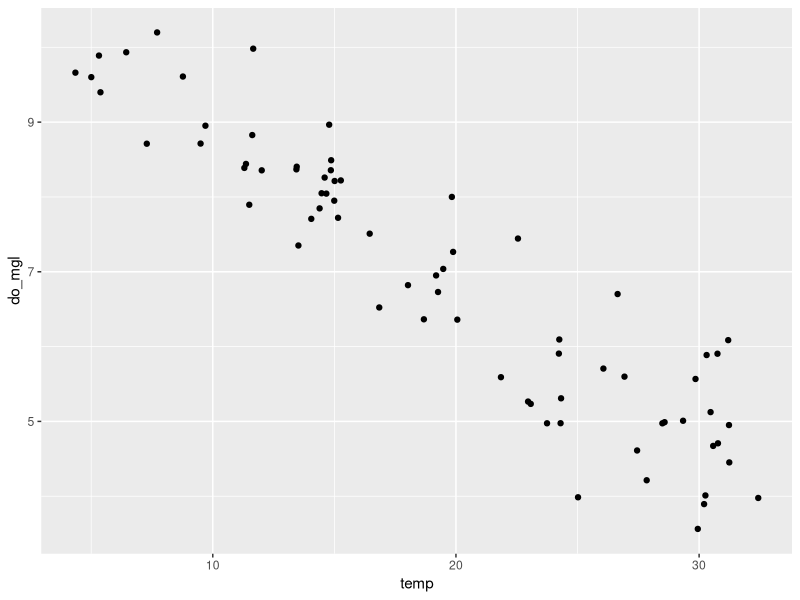
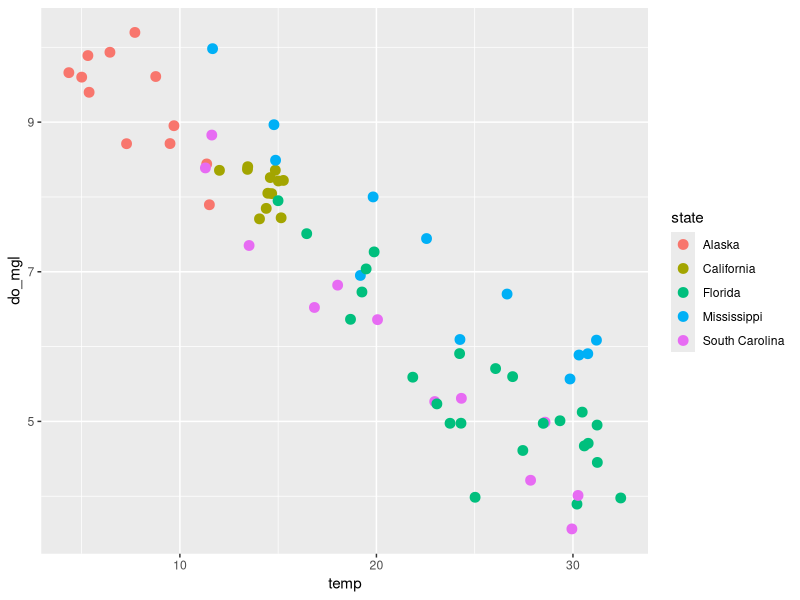
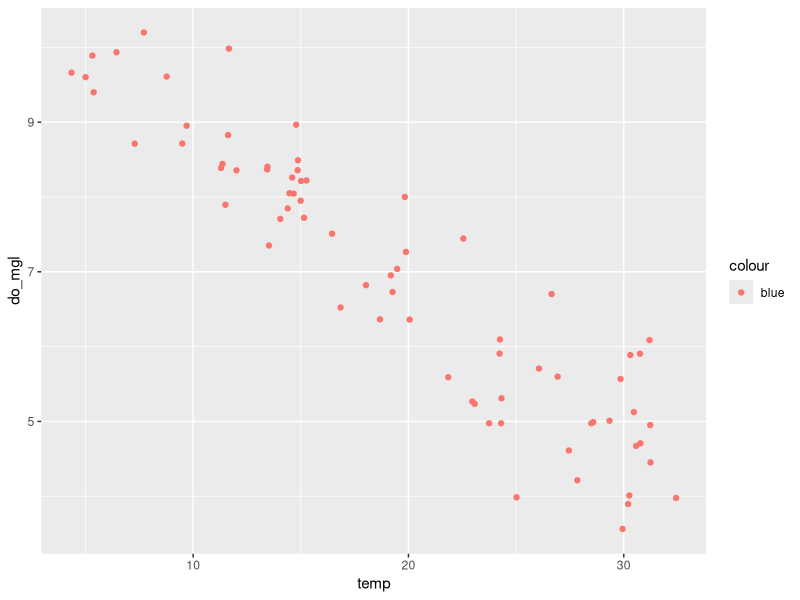
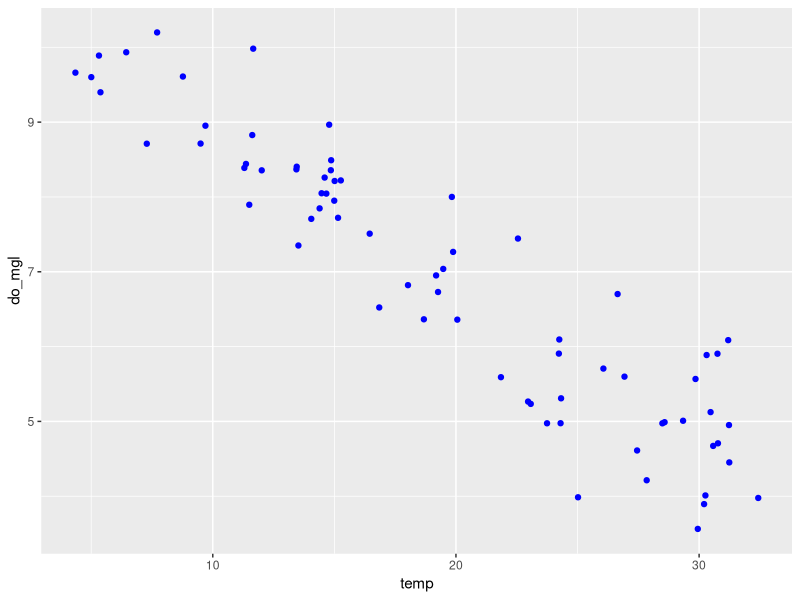
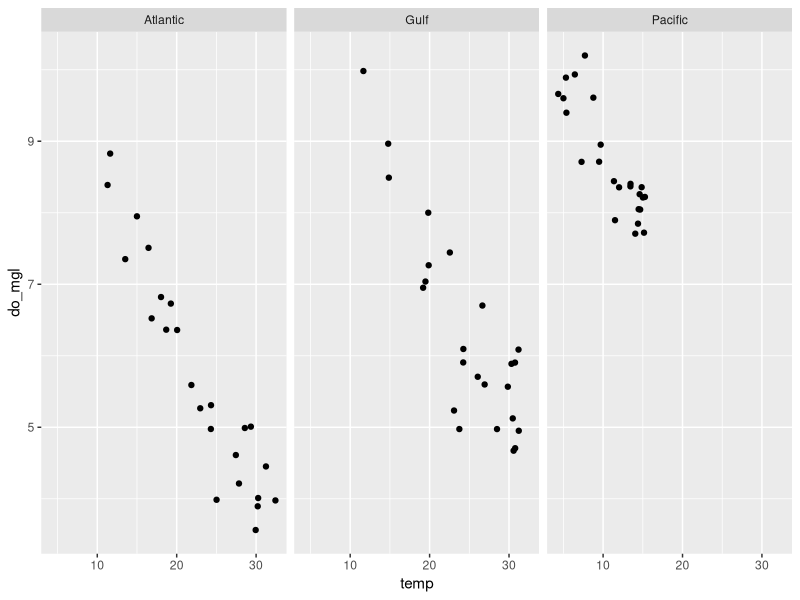
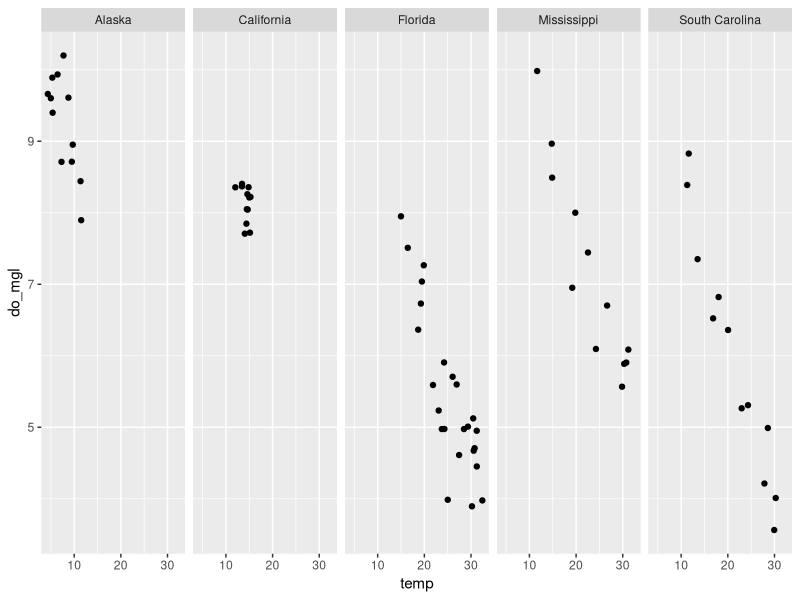
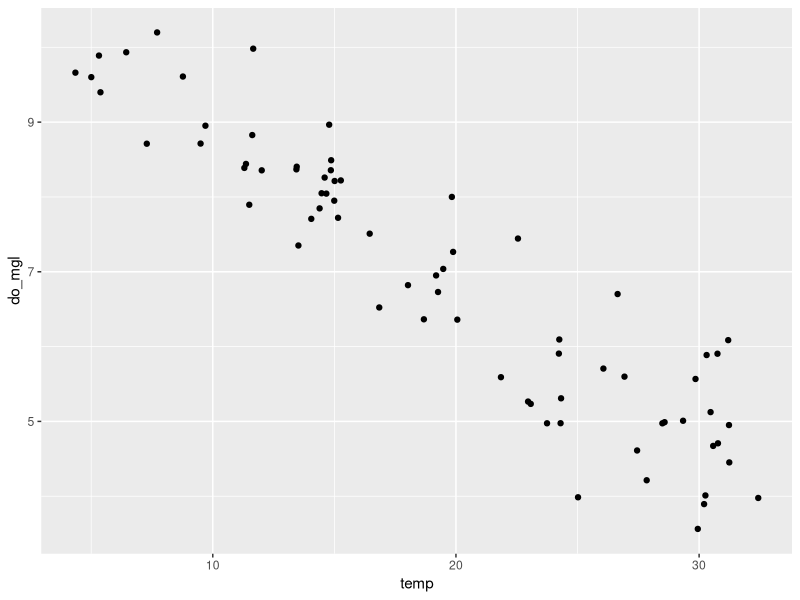
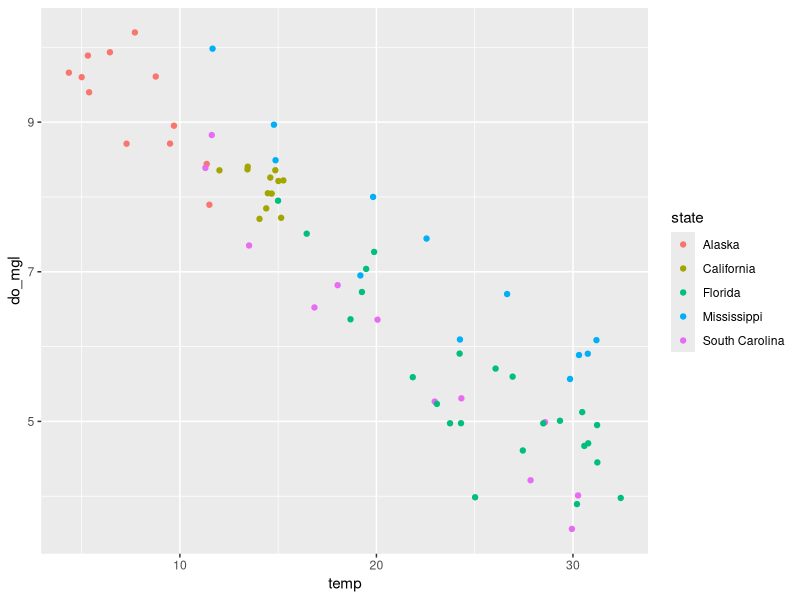

These charts were generated, in order, by the following R code:
## ---- chunk 1
library(tidyverse)
library(here)
## ---- chunk 2
wq <- read.csv(here::here('data', 'monthly_wq.csv')) 

## ---- chunk 3
ggplot(data = wq) +
	geom_point(mapping = aes(x = temp, y = do_mgl))

## ---- chunk 4
ggplot(wq) +
  geom_point(aes(x = temp, y = do_mgl, color = state), size = 3)
## ---- chunk 5
ggplot(wq) + 
	geom_point(aes(x = temp, y = do_mgl, color = "blue"))


ggplot(wq) + 
	geom_point(aes(x = temp, y = do_mgl), color = "blue")
## ---- chunk 6
ggplot(data = wq) + 
  geom_point(mapping = aes(x = temp, y = do_mgl)) +
  facet_wrap(~ coast, nrow = 1)

ggplot(data = wq) + 
  geom_point(mapping = aes(x = temp, y = do_mgl)) +
  facet_grid(. ~ state)
## ---- chunk 7
# original
ggplot(data = wq) + 
  geom_point(mapping = aes(x = temp, y = do_mgl))

# color
ggplot(data = wq) + 
  geom_point(mapping = aes(x = temp, y = do_mgl, color = state))

# size
# note that this is a continuous variable
ggplot(data = wq) + 
  geom_point(mapping = aes(x = temp, y = do_mgl, size = sal))

# alpha
# note that this is a continuous variable
ggplot(data = wq) + 
  geom_point(mapping = aes(x = temp, y = do_mgl, alpha = turb))

## ---- chunk 8
ggplot(data = wq) +
  geom_point(mapping = aes(x = month, y = temp)) +
  facet_grid(. ~ state)

ggplot(data = wq) +
  geom_point(mapping = aes(x = month, y = temp)) +
  facet_wrap(. ~ state)

## ---- chunk 9
a <- ggplot(wq) +
  geom_point(aes(x = temp, y = do_mgl))

b <- ggplot(wq) +
  geom_smooth(aes(x = temp, y = do_mgl))

library(cowplot)
cowplot::plot_grid(a, b, labels = "AUTO")

rm(a, b)
## ---- chunk 10
ggplot(data = wq) +
  geom_point(mapping = aes(x = coast, y = temp)) 

# boxplots
ggplot(data = wq) +
  geom_boxplot(mapping = aes(x = coast, y = temp))

# geom_boxplot also has aesthetics you can map
ggplot(data = wq) +
  geom_boxplot(mapping = aes(x = coast, y = temp, color = state))

ggplot(data = wq) +
  geom_boxplot(mapping = aes(x = coast, y = temp, fill = state))

ggplot(data = wq) +
  geom_boxplot(mapping = aes(x = coast, y = temp, linetype = coast))

## ---- chunk 11
diamonds

# always good to check your data
glimpse(diamonds)

ggplot(diamonds) +
  geom_bar(aes(x = cut, color = cut))

## ---- chunk 12
ggplot(data = diamonds) +
  geom_bar(mapping = aes(x = cut, fill = cut))
## ---- chunk 13
# geom_bar defaults to "stacking" the variable infromation. You can look at the help information or the cheatsheet to see what the default stat is for each geom function.
ggplot(data = diamonds) +
	geom_bar(mapping = aes (x = cut, fill = clarity))

# how was fill different? - works like stacking, but each set of stacked bars are the same height. Much better for looking at proportions
ggplot(data = diamonds) +
	geom_bar(mapping = aes (x = cut, fill = clarity),
		    position = "fill")

# how was dodge different? - Places overlapping objects side by side, making it easier to compare individual values
ggplot(data = diamonds) +
	geom_bar(mapping = aes (x = cut, fill = clarity),
		    position = "dodge")

## ---- chunk 14
ggplot(wq) +
  geom_point(aes(temp, do_mgl)) +
  geom_smooth(aes(temp, do_mgl)) 

## ---- chunk 15
ggplot(data = wq, mapping = aes(x = temp, y = do_mgl)) +
	geom_point() +
	geom_smooth()

ggplot(data = wq, mapping = aes(x = temp, y = do_mgl)) +
	geom_point(mapping = aes(color = coast)) +
	geom_smooth()

## ---- chunk 16
ggplot(wq, aes(x = temp, y = do_mgl)) +
  geom_point(aes(shape = coast, color = state), size = 3)

ggplot(wq, aes(x = temp, y = do_mgl)) +
  geom_point(aes(shape = coast, color = state), size = 3) +
  scale_shape_discrete(name = "US Coast") + # renamed scale for the shape aesthetic, applies to legend
  scale_color_discrete(name = "US State") + # renamed scale for the color aesthetic, applies to legend
  scale_y_continuous(breaks = c(2, 4, 6, 8, 10)) + # adjusted the axis breaks in the y axis scale
  scale_x_continuous(breaks = c(5, 10, 15, 20, 25, 30, 35)) # adjusted the axis breaks in the x axis scale

## ---- chunk 17
ggplot(data = wq) +
 geom_boxplot(mapping = aes(x = coast, y = temp, color = state)) +
 labs(x = "Coast",
      y = "Temperature (C)",
      title = "Water Quality Data",
      subtitle = "Pacific Coast Reserves are colder",
      caption = "Data from <www.nerrsdata.org>")
## ---- chunk 18
a <- ggplot(wq) +
  geom_point(aes(x = temp, y = do_mgl, color = state), size = 3) +
  theme_bw()
b <- ggplot(wq) +
  geom_point(aes(x = temp, y = do_mgl, color = state), size = 3) +
  theme_classic()
c <- ggplot(wq) +
  geom_point(aes(x = temp, y = do_mgl, color = state), size = 3) +
  theme_dark()
d <- ggplot(wq) +
  geom_point(aes(x = temp, y = do_mgl, color = state), size = 3) +
  theme_minimal()

cowplot::plot_grid(a, b, c, d, labels = "AUTO")
rm(a, b, c, d)
## ---- chunk 19
getwd() # returns your working directory (i.e., where R is looking for and saving your files.)
## ---- chunk 20
ggplot(data = diamonds) +
  geom_point(aes(x = carat, y = price, color = clarity))
